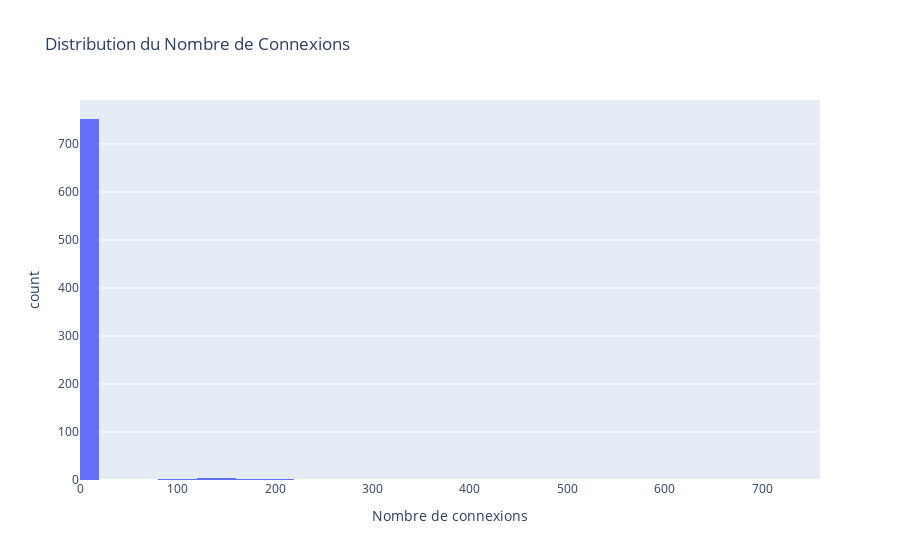

Notebook cell for this chart:
### Code cell
# =====================================================
# 5️⃣ ANALYSE DE LA CONNECTIVITÉ
# =====================================================
print("\n📈 CONNECTIVITÉ DU RÉSEAU:")
print("-" * 25)

degrees = [d for n, d in G.degree()]
if degrees:
    print(f"• Degré moyen: {np.mean(degrees):.1f}")
    print(f"• Degré max: {max(degrees)}")
    print(f"• Densité du réseau: {nx.density(G):.4f}")

    # Histogramme des degrés
    fig = px.histogram(x=degrees, nbins=50, 
                      title="Distribution du Nombre de Connexions",
                      labels={'x': 'Nombre de connexions', 'y': 'Nombre de nœuds'})
    fig.show()

### Figure 1 — Plotly figure (JSON) as saved in the notebook; plotly's stock layout.template omitted (floating-point values rounded to 4 significant figures; data arrays with more than 128 entries replaced by an {"elided": "..."} marker saying what was removed)
{"data": [{"bingroup": "x", "hovertemplate": "Nombre de connexions=%{x}<br>count=%{y}<extra></extra>", "legendgroup": "", "marker": {"color": "#636efa", "pattern": {"shape": ""}}, "name": "", "nbinsx": 50, "orientation": "v", "showlegend": false, "type": "histogram", "x": {"elided": "778 int values"}, "xaxis": "x", "yaxis": "y"}], "layout": {"barmode": "relative", "legend": {"tracegroupgap": 0}, "title": {"text": "Distribution du Nombre de Connexions"}, "xaxis": {"anchor": "y", "domain": [0, 1], "title": {"text": "Nombre de connexions"}}, "yaxis": {"anchor": "x", "domain": [0, 1], "title": {"text": "count"}}}}
